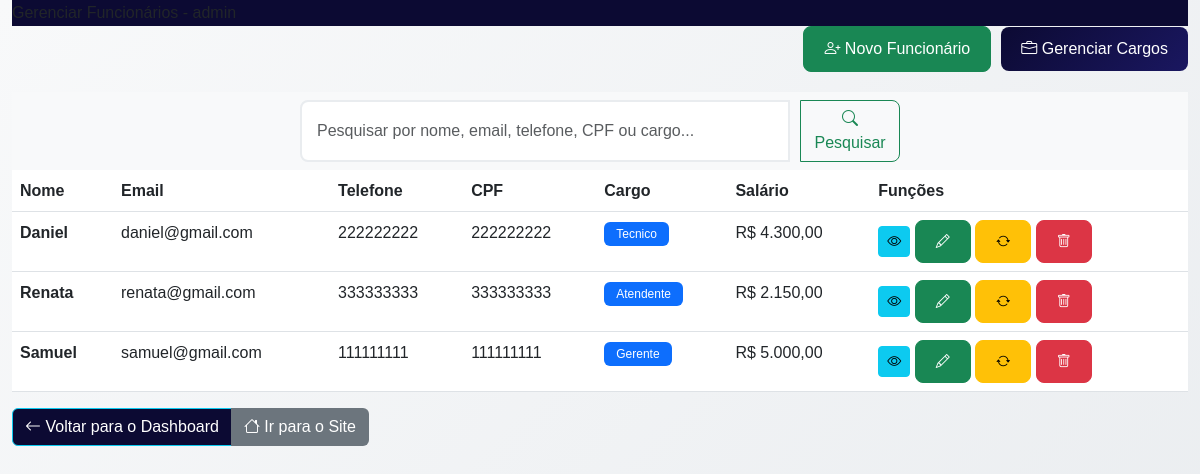
The app's page /restrito/pastas_admin/FUNCIONARIOS.PHP (signed in) with its own data.
### tables this page shows
CREATE TABLE funcionarios (
id INT AUTO_INCREMENT PRIMARY KEY,
nome VARCHAR(128) NOT NULL,
email VARCHAR(128) NOT NULL,
telefone VARCHAR(11) NOT NULL,
cpf VARCHAR(11) NOT NULL,
cargo INT NOT NULL,
FOREIGN KEY (cargo) REFERENCES cargos(id)
);

CREATE TABLE cargos (
id INT AUTO_INCREMENT PRIMARY KEY,
funcao VARCHAR(128),
salario DECIMAL(10, 2)
);

### restrito/pastas_admin/FUNCIONARIOS.PHP (the view, shortened to what this page needs)
<!DOCTYPE html>
<html lang="pt-BR">
<head>
    <link rel="stylesheet" href="https://cdn.jsdelivr.net/npm/bootstrap@5.3.0/dist/css/bootstrap.min.css">
    <link rel="stylesheet" href="https://cdn.jsdelivr.net/npm/bootstrap-icons/font/bootstrap-icons.css">
    <link rel="stylesheet" href="FUNCIONARIOS.css">
</head>
<body>
    <?php
    $pesquisa = $_POST['busca'] ?? '';
    include "../conexao.php";
    $pesquisa_limpa = preg_replace('/[^0-9a-zA-Z@.\s]/', '', $pesquisa);
    $sql = "SELECT
            funcionarios.id,
            funcionarios.nome,
            funcionarios.email,
            funcionarios.telefone,
            funcionarios.cpf,
            funcionarios.cargo AS cargo_id,
            cargos.funcao AS cargo_nome,
            cargos.salario
            FROM funcionarios
            INNER JOIN cargos ON funcionarios.cargo = cargos.id
            WHERE
            funcionarios.nome LIKE '%$pesquisa%' OR
            funcionarios.email LIKE '%$pesquisa%' OR
            funcionarios.telefone LIKE '%$pesquisa_limpa%' OR
            funcionarios.cpf LIKE '%$pesquisa_limpa%' OR
            cargos.funcao LIKE '%$pesquisa%'
            ORDER BY funcionarios.nome ASC";
    $dados = mysqli_query($conn, $sql);
    ?>
    <div class="container">
        <div class="card-header" style="background-color: #0c0a33;">Gerenciar Funcionários - admin</div>
        <div class="new-item-btn">
            <a href="FUNCIONARIOS/cadastrar_funcionario.php" class="btn btn-success">
                <i class="bi bi-person-plus"></i> Novo Funcionário
            </a>
            <a href="CARGOS/gerenciar_cargos.php" class="btn btn-primary">
                <i class="bi bi-briefcase"></i> Gerenciar Cargos
            </a>
        </div>
        <nav class="navbar navbar-light bg-light">
            <form class="form-inline search-container" action="FUNCIONARIOS.PHP" method="POST">
                <input class="form-control" type="search" placeholder="Pesquisar por nome, email, telefone, CPF ou cargo..." name="busca" value="<?php echo htmlspecialchars($pesquisa); ?>" autofocus>
                <button class="btn btn-outline-success" type="submit">
                    <i class="bi bi-search"></i> Pesquisar
                </button>
            </form>
        </nav>
        <?php if (mysqli_num_rows($dados) > 0): ?>
            <table class="table table-hover">
                <thead>
                    <tr>
                        <th>Nome</th>
                        <th>Email</th>
                        <th>Telefone</th>
                        <th>CPF</th>
                        <th>Cargo</th>
                        <th>Salário</th>
                        <th>Funções</th>
                    </tr>
                </thead>
                <tbody>
                    <?php
                    while ($linha = mysqli_fetch_assoc($dados)) {
                        $id = $linha['id'];
                        $nome = $linha['nome'];
                        $email = $linha['email'];
                        $telefone = $linha['telefone'];
                        $cpf = $linha['cpf'];
                        $cargo_nome = $linha['cargo_nome'];
                        $salario = $linha['salario'];
                        $cpf_formatado = preg_replace('/(\d{3})(\d{3})(\d{3})(\d{2})/', '$1.$2.$3-$4', $cpf);
                        $telefone_formatado = preg_replace('/(\d{2})(\d{5})(\d{4})/', '($1) $2-$3', $telefone);
                        $salario_formatado = 'R$ ' . number_format($salario, 2, ',', '.');
                        echo "<tr>
                            <td><strong>$nome</strong></td>
                            <td>$email</td>
                            <td>$telefone_formatado</td>
                            <td>$cpf_formatado</td>
                            <td><span class='badge bg-primary'>$cargo_nome</span></td>
                            <td>$salario_formatado</td>
                            <td>
                                <div class='action-buttons'>
                                    <button type='button' class='btn btn-info btn-sm' data-bs-toggle='modal' data-bs-target='#modalFuncionario$id' title='Ver Detalhes'>
                                        <i class='bi bi-eye'></i>
                                    </button>
                                    <a href='FUNCIONARIOS/editar_funcionario.php?id=$id' class='btn btn-success btn-sm' title='Editar'>
                                        <i class='bi bi-pencil'></i>
                                    </a>
                                    <button type='button' class='btn btn-warning btn-sm' data-bs-toggle='modal' data-bs-target='#modalCargo$id' title='Alterar Cargo'>
                                        <i class='bi bi-arrow-repeat'></i>
                                    </button>
                                    <button type='button' class='btn btn-danger btn-sm' data-bs-toggle='modal' data-bs-target='#confirma$id' title='Excluir'>
                                        <i class='bi bi-trash'></i>
                                    </button>
                                </div>
                            </td>
                        </tr>";
                    }
                    ?>
                </tbody>
            </table>
        <?php endif; ?>
        <div class="btn-group">
            <a href="../admin_homepage.php" class="btn btn-info" style="background-color: #0c0a33; color: #fff;">
                <i class="bi bi-arrow-left"></i> Voltar para o Dashboard
            </a>
            <a href="../../index.php" class="btn btn-secondary;" style="background-color: #6c757d; color: #fff;">
                <i class="bi bi-house"></i> Ir para o Site
            </a>
        </div>
    </div>
</body>
</html>

### restrito/pastas_admin/FUNCIONARIOS.css (style rules this page uses)
.container { max-width: 1400px; }
.new-item-btn { margin-bottom: 20px; text-align: right; display: flex; gap: 10px; justify-content: flex-end; align-items: center; }

### restrito/pastas_admin/admin_global.css (style rules this page uses)
:root { --primary-color: #0c0a33; --primary-hover: #1a1760; --secondary-color: #6b6a6a; --success-color: #28a745; --warning-color: #ffc107; --danger-color: #dc3545; --info-color: #17a2b8; --light-color: #f8f9fa; --dark-color: #343a40; --border-color: #dee2e6; --shadow: 0 4px 6px rgba(0,0,0,0.1); --shadow-hover: 0 8px 15px rgba(0,0,0,0.2); }
body { background: linear-gradient(135deg, #f8f9fa 0%, #e9ecef 100%); font-family: 'Ubuntu', sans-serif; line-height: 1.6; min-height: 100vh; }
.btn-primary { background: linear-gradient(135deg, var(--primary-color) 0%, #1a1760 100%); border: none; border-radius: 8px; padding: 10px 20px; font-weight: 500; transition: all 0.3s ease; }
.btn-success { border-radius: 8px; padding: 10px 20px; font-weight: 500; transition: all 0.3s ease; }
.btn-warning { border-radius: 8px; padding: 10px 20px; font-weight: 500; transition: all 0.3s ease; }
.btn-danger { border-radius: 8px; padding: 10px 20px; font-weight: 500; transition: all 0.3s ease; }
.form-control { border-radius: 8px; border: 2px solid #e9ecef; padding: 12px 15px; transition: all 0.3s ease; }
.badge { border-radius: 6px; font-weight: 500; padding: 6px 12px; }
.search-container { display: flex; gap: 10px; width: 100%; max-width: 600px; margin: 0 auto; }
.search-container .form-control { flex-grow: 1; border-radius: 8px 0 0 8px; }
.search-container .btn { border-radius: 0 8px 8px 0; }

### records on screen
funcionarios: nome "Daniel", email "daniel@gmail.com", telefone "222222222", cpf "222222222", cargo.funcao "Tecnico", cargo.salario "R$ 4.300,00"
funcionarios: nome "Renata", email "renata@gmail.com", telefone "333333333", cpf "333333333", cargo.funcao "Atendente", cargo.salario "R$ 2.150,00"
funcionarios: nome "Samuel", email "samuel@gmail.com", telefone "111111111", cpf "111111111", cargo.funcao "Gerente", cargo.salario "R$ 5.000,00"
